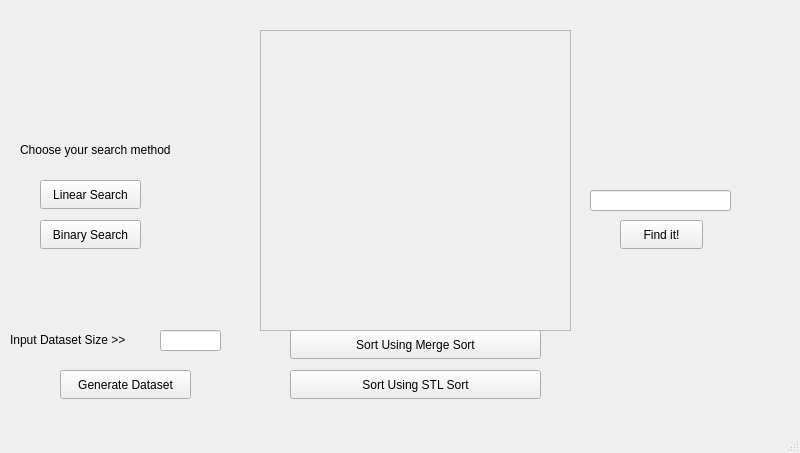
<?xml version="1.0" encoding="UTF-8"?>
<ui version="4.0">
 <class>MainWindow</class>
 <widget class="QMainWindow" name="MainWindow">
  <property name="geometry">
   <rect>
    <x>0</x>
    <y>0</y>
    <width>800</width>
    <height>453</height>
   </rect>
  </property>
  <property name="windowTitle">
   <string>MainWindow</string>
  </property>
  <widget class="QWidget" name="centralwidget">
   <widget class="QLabel" name="ArrayConditionLab">
    <property name="geometry">
     <rect>
      <x>370</x>
      <y>0</y>
      <width>101</width>
      <height>20</height>
     </rect>
    </property>
    <property name="text">
     <string/>
    </property>
   </widget>
   <widget class="QLabel" name="label_2">
    <property name="geometry">
     <rect>
      <x>20</x>
      <y>140</y>
      <width>191</width>
      <height>20</height>
     </rect>
    </property>
    <property name="text">
     <string>Choose your search method</string>
    </property>
   </widget>
   <widget class="QPushButton" name="LinearSearchBut">
    <property name="geometry">
     <rect>
      <x>40</x>
      <y>180</y>
      <width>101</width>
      <height>29</height>
     </rect>
    </property>
    <property name="text">
     <string>Linear Search</string>
    </property>
   </widget>
   <widget class="QPushButton" name="BinarySearchBut">
    <property name="geometry">
     <rect>
      <x>40</x>
      <y>220</y>
      <width>101</width>
      <height>29</height>
     </rect>
    </property>
    <property name="text">
     <string>Binary Search</string>
    </property>
   </widget>
   <widget class="QLabel" name="label_3">
    <property name="geometry">
     <rect>
      <x>10</x>
      <y>330</y>
      <width>151</width>
      <height>20</height>
     </rect>
    </property>
    <property name="text">
     <string>Input Dataset Size &gt;&gt;</string>
    </property>
   </widget>
   <widget class="QLineEdit" name="ArraySizeEdit">
    <property name="geometry">
     <rect>
      <x>160</x>
      <y>330</y>
      <width>61</width>
      <height>21</height>
     </rect>
    </property>
   </widget>
   <widget class="QPushButton" name="GenerateBut">
    <property name="geometry">
     <rect>
      <x>60</x>
      <y>370</y>
      <width>131</width>
      <height>29</height>
     </rect>
    </property>
    <property name="text">
     <string>Generate Dataset</string>
    </property>
   </widget>
   <widget class="QPushButton" name="MergeSortBut">
    <property name="geometry">
     <rect>
      <x>290</x>
      <y>330</y>
      <width>251</width>
      <height>29</height>
     </rect>
    </property>
    <property name="text">
     <string>Sort Using Merge Sort</string>
    </property>
   </widget>
   <widget class="QPushButton" name="STLSortBut">
    <property name="geometry">
     <rect>
      <x>290</x>
      <y>370</y>
      <width>251</width>
      <height>29</height>
     </rect>
    </property>
    <property name="text">
     <string>Sort Using STL Sort</string>
    </property>
   </widget>
   <widget class="QLineEdit" name="FindLineEdit">
    <property name="geometry">
     <rect>
      <x>590</x>
      <y>190</y>
      <width>141</width>
      <height>21</height>
     </rect>
    </property>
   </widget>
   <widget class="QPushButton" name="FindBut">
    <property name="geometry">
     <rect>
      <x>620</x>
      <y>220</y>
      <width>83</width>
      <height>29</height>
     </rect>
    </property>
    <property name="text">
     <string>Find it!</string>
    </property>
   </widget>
   <widget class="QLabel" name="InfoLab">
    <property name="geometry">
     <rect>
      <x>590</x>
      <y>10</y>
      <width>211</width>
      <height>171</height>
     </rect>
    </property>
    <property name="text">
     <string/>
    </property>
   </widget>
   <widget class="QLabel" name="ErrorsLab">
    <property name="geometry">
     <rect>
      <x>580</x>
      <y>270</y>
      <width>221</width>
      <height>41</height>
     </rect>
    </property>
    <property name="text">
     <string/>
    </property>
   </widget>
   <widget class="QScrollArea" name="scrollArea">
    <property name="geometry">
     <rect>
      <x>260</x>
      <y>30</y>
      <width>311</width>
      <height>301</height>
     </rect>
    </property>
    <property name="widgetResizable">
     <bool>true</bool>
    </property>
    <widget class="QWidget" name="scrollAreaWidgetContents">
     <property name="geometry">
      <rect>
       <x>0</x>
       <y>0</y>
       <width>309</width>
       <height>299</height>
      </rect>
     </property>
     <layout class="QGridLayout" name="gridLayout">
      <item row="0" column="0">
       <widget class="QLabel" name="ArrayLab">
        <property name="text">
         <string/>
        </property>
        <property name="wordWrap">
         <bool>true</bool>
        </property>
       </widget>
      </item>
     </layout>
    </widget>
   </widget>
  </widget>
  <widget class="QMenuBar" name="menubar">
   <property name="geometry">
    <rect>
     <x>0</x>
     <y>0</y>
     <width>800</width>
     <height>26</height>
    </rect>
   </property>
  </widget>
  <widget class="QStatusBar" name="statusbar"/>
 </widget>
 <resources/>
 <connections/>
</ui>
